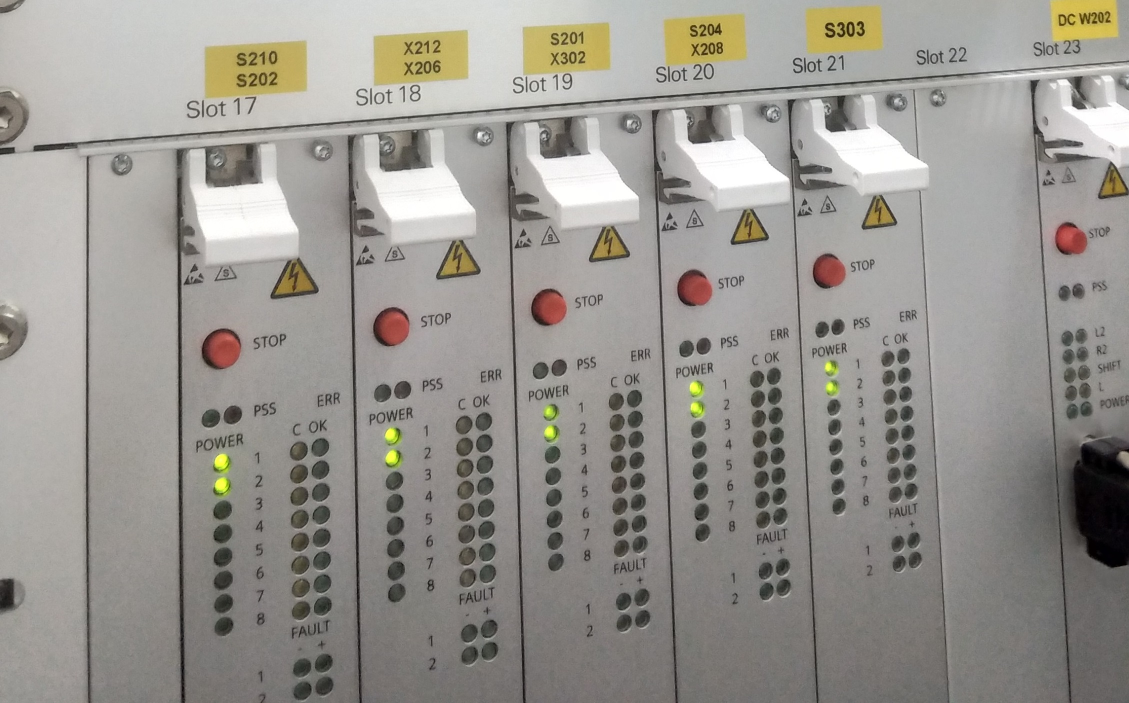
#> input picture images/test.jpg, 2258 x 1406 px (shown at 1/2 size)
$ python -i pythonPlayImage.py   (imports and definitions only)   (older library calls are emulated)
#> lines starting #> are read from the running program, lines starting #| are printed output that depends on the picture; after the words box and inside, x2 and y2 are one past the last pixel; in counts of white or black regions, pixels touching at a corner belong together
#> further down, picture is the input picture: shape (1406, 2258, 3); mean B, G, R 142.9, 148.8, 151.9
### OperationMysql.py
# -*- coding: utf-8 -*-
# connect_db：连接数据库，并操作数据库

import pymysql


class OperationMysql:
    """
    数据库SQL相关操作
    import pymysql
# 打开数据库连接
db = pymysql.connect("localhost","testuser","test123","TESTDB" )
# 使用 cursor() 方法创建一个游标对象 cursor
cursor = db.cursor()
# 使用 execute()  方法执行 SQL 查询
cursor.execute("SELECT VERSION()")
    """

    def __init__(self):
        # 创建一个连接数据库的对象
        self.conn = pymysql.connect(
            host='192.168.1.149',  # 连接的数据库服务器主机名
            port=3306,  # 数据库端口号
            user='root',  # 数据库登录用户名
            passwd='123456',
            db='led_monitor',  # 数据库名称
            charset='utf8',  # 连接编码
            cursorclass=pymysql.cursors.DictCursor
        )
        # 使用cursor()方法创建一个游标对象，用于操作数据库
        self.cur = self.conn.cursor()

    # 查询一条数据
    # [51 lines left out: functions search_one, search_all, updata_one, insert_one, insert_many, delete_one, not called in this run]


# [4 lines that do not run on import are left out]

### pythonPlayImage.py
# -*- coding: utf-8 -*-
"""
图片测试
"""
import cv2
import numpy as np
import collections
import OperationMysql as mySql


# 处理图片
def get_color(frame):
    print('go in get_color')
    hsv = cv2.cvtColor(frame, cv2.COLOR_BGR2HSV)
#> hsv: shape (1406, 2258, 3); mean H, S, V 25.6, 16.9, 152.2
    maxsum = -100
    color = None
    color_dict = getColorList()
    for d in color_dict:
        mask = cv2.inRange(hsv, color_dict[d][0], color_dict[d][1])
        cv2.imwrite(d + '.jpg', mask)
        binary = cv2.threshold(mask, 127, 255, cv2.THRESH_BINARY)[1]
        binary = cv2.dilate(binary, None, iterations=2)
        img, cnts, hiera = cv2.findContours(binary.copy(), cv2.RETR_EXTERNAL, cv2.CHAIN_APPROX_SIMPLE)
        sum = 0
        for c in cnts:
            sum += cv2.contourArea(c)
        if sum > maxsum:
            maxsum = sum
            color = d
#> this loop made 11 passes
#> pass 1, in get_color, `mask = cv2.inRange(hsv, color_dict[d][0], color_dict[d][1])`:
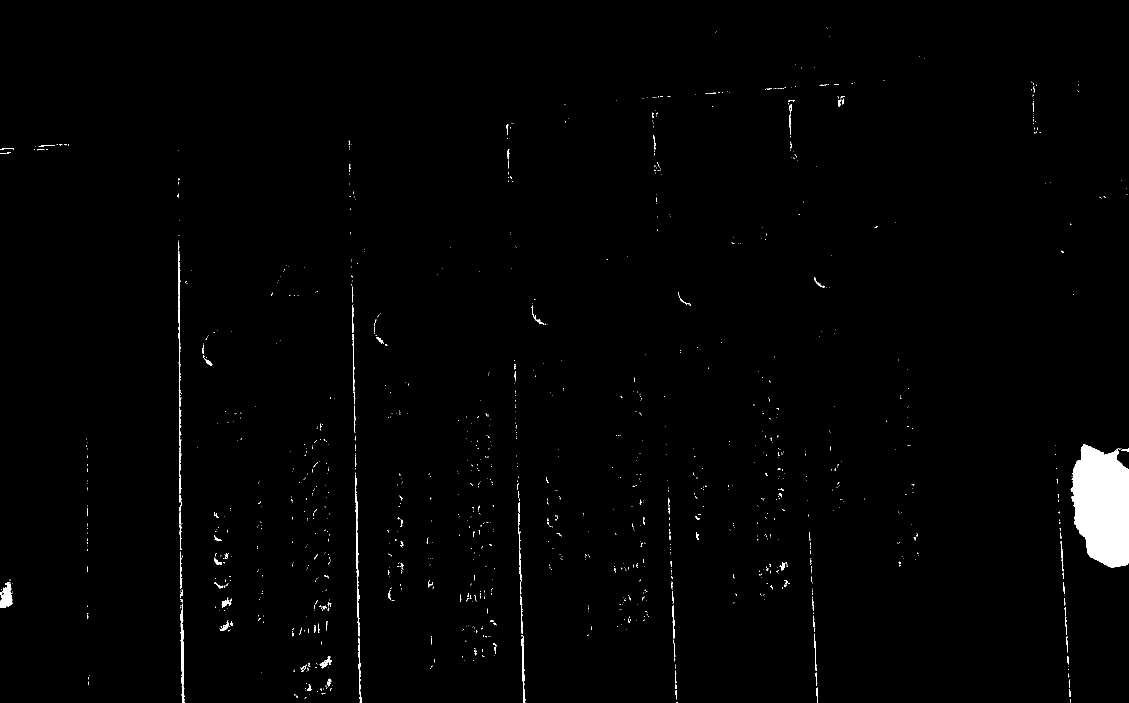
#> mask: shape (1406, 2258) (shown at 1/2 size); 1.1% white; 1248 white regions (1144 under 20 px), largest, box (x1, y1, x2, y2) and area: (2142, 888, 2258, 1136) 22436, (711, 949, 720, 1273) 892, (0, 1164, 26, 1216) 849
#> pass 1, in get_color, `binary = cv2.dilate(binary, None, iterations=2)`:
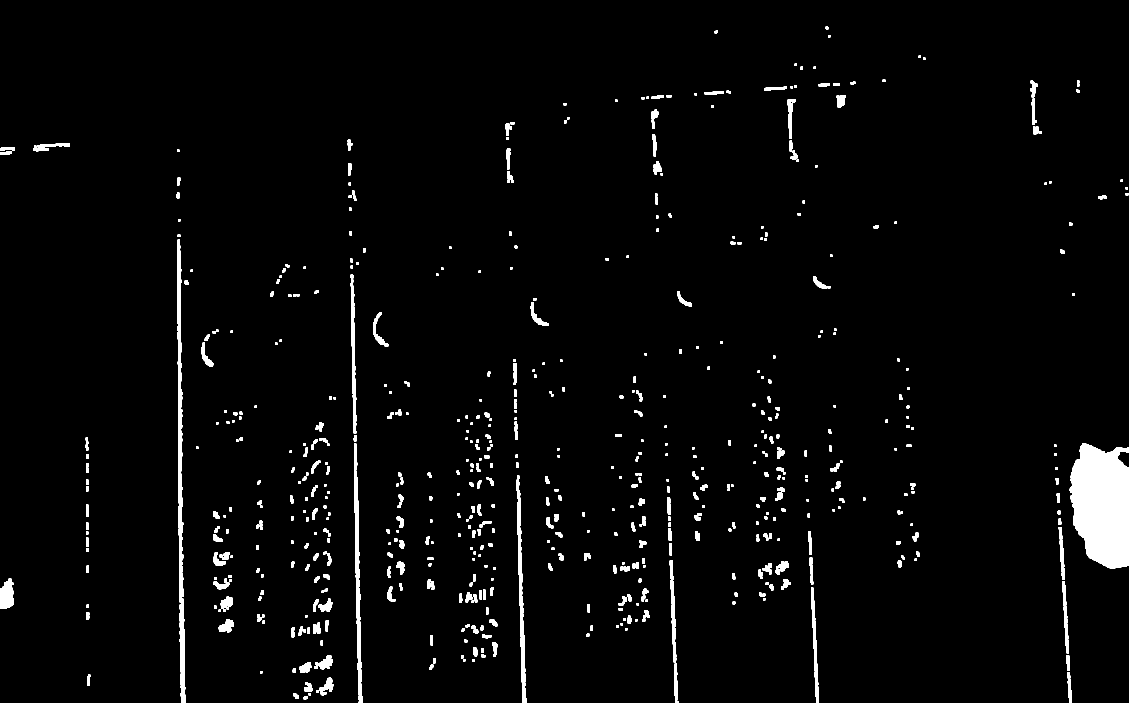
#> binary: shape (1406, 2258) (shown at 1/2 size); 2.8% white; 606 white regions, largest, box (x1, y1, x2, y2) and area: (2139, 886, 2258, 1138) 23889, (354, 479, 371, 1406) 6917, (708, 942, 725, 1406) 3366
#> pass 2, in get_color, `mask = cv2.inRange(hsv, color_dict[d][0], color_dict[d][1])`:
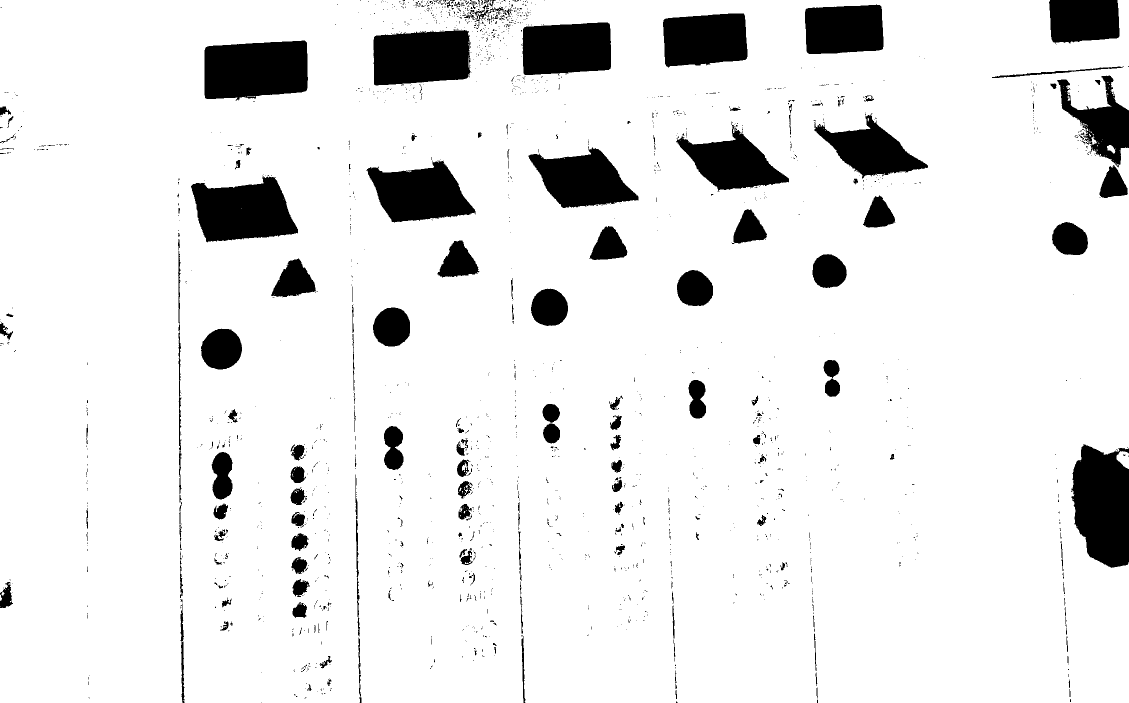
#> mask: shape (1406, 2258) (shown at 1/2 size); 90.6% white; 2017 black regions (1810 under 20 px), largest, box (x1, y1, x2, y2) and area: (2142, 889, 2258, 1136) 22495, (409, 81, 616, 201) 21693, (382, 353, 596, 485) 19706
#> pass 2, in get_color, `binary = cv2.dilate(binary, None, iterations=2)`:
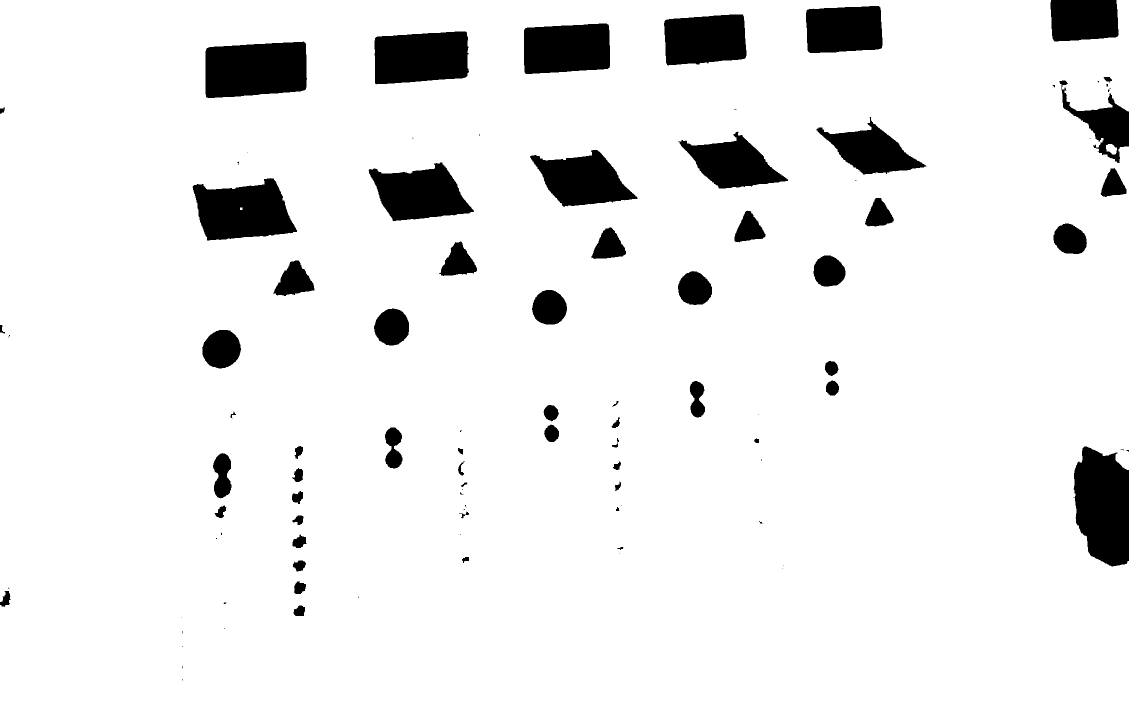
#> binary: shape (1406, 2258) (shown at 1/2 size); 92.3% white; 100 black regions (41 under 20 px), largest, box (x1, y1, x2, y2) and area: (2147, 892, 2258, 1133) 21143, (411, 83, 614, 196) 20320, (385, 356, 594, 481) 18154
#> after the loop: mask: shape (1406, 2258); every value is 0
#> after the loop, color = 'gray'; maxsum = 3130771

    return color


def getColorList():
    dict = collections.defaultdict(list)
    # 黑色
    lower_black = np.array([0, 0, 0])
    upper_black = np.array([180, 255, 46])
    color_list = []
    color_list.append(lower_black)
    color_list.append(upper_black)
    dict['black'] = color_list
    # 灰色
    lower_gray = np.array([0, 0, 46])
    upper_gray = np.array([180, 43, 220])
    color_list = []
    color_list.append(lower_gray)
    color_list.append(upper_gray)
    dict['gray'] = color_list
    # 白色
    lower_white = np.array([0, 0, 221])
    upper_white = np.array([180, 30, 255])
    color_list = []
    color_list.append(lower_white)
    color_list.append(upper_white)
    dict['white'] = color_list
    # 红色
    lower_red = np.array([156, 43, 46])
    upper_red = np.array([180, 255, 255])
    color_list = []
    color_list.append(lower_red)
    color_list.append(upper_red)
    dict['red'] = color_list
    # 红色2
    lower_red = np.array([0, 43, 46])
    upper_red = np.array([10, 255, 255])
    color_list = []
    color_list.append(lower_red)
    color_list.append(upper_red)
    dict['red2'] = color_list
    # 橙色
    lower_orange = np.array([11, 43, 46])
    upper_orange = np.array([25, 255, 255])
    color_list = []
    color_list.append(lower_orange)
    color_list.append(upper_orange)
    dict['orange'] = color_list
    # 黄色
    lower_yellow = np.array([26, 43, 46])
    upper_yellow = np.array([34, 255, 255])
    color_list = []
    color_list.append(lower_yellow)
    color_list.append(upper_yellow)
    dict['yellow'] = color_list

    # 绿色
    lower_green = np.array([35, 43, 46])
    upper_green = np.array([77, 255, 255])
    color_list = []
    color_list.append(lower_green)
    color_list.append(upper_green)
    dict['green'] = color_list

    # 青色
    lower_cyan = np.array([78, 43, 46])
    upper_cyan = np.array([99, 255, 255])
    color_list = []
    color_list.append(lower_cyan)
    color_list.append(upper_cyan)
    dict['cyan'] = color_list

    # 蓝色
    lower_blue = np.array([100, 43, 46])
    upper_blue = np.array([124, 255, 255])
    color_list = []
    color_list.append(lower_blue)
    color_list.append(upper_blue)
    dict['blue'] = color_list

    # 紫色
    lower_purple = np.array([125, 43, 46])
    upper_purple = np.array([155, 255, 255])
    color_list = []
    color_list.append(lower_purple)
    color_list.append(upper_purple)
    dict['purple'] = color_list

    return dict

# 待识别图片
# [1 line not run here, left out]

# [1 line that did not run here, left out]
# [1 line that did not run here, left out]
# [16 lines not run here, left out]

>>> import cv2
>>> picture = cv2.imread('images/test.jpg')
>>> result = get_color(picture)
#> result = 'gray'
